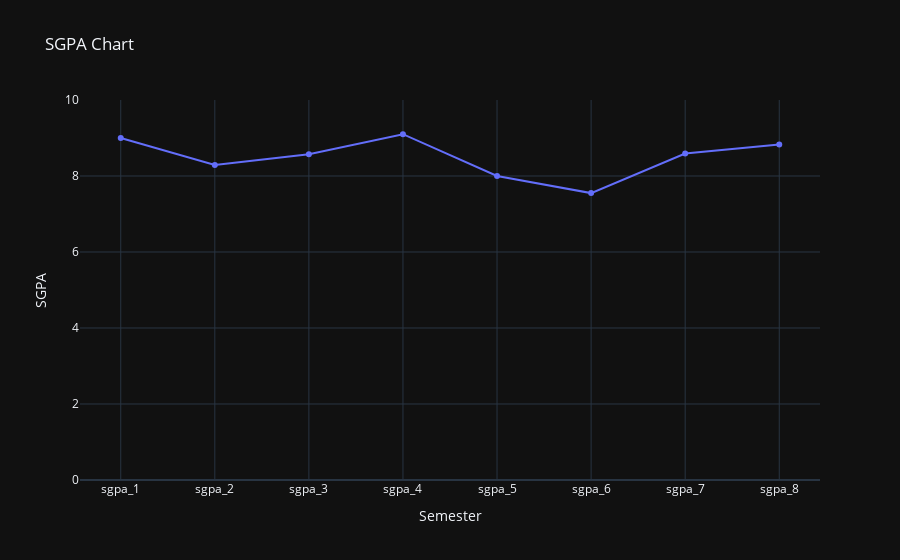

Notebook code for this chart:
### Code cell
import plotly.express as px

fig = px.line(transposed_sgpa, x="semester", y="ASHISH SINGH CHAUHAN",
              title='SGPA Chart',
              markers=True,
              labels={
                     "semester": "Semester",
                     "ASHISH SINGH CHAUHAN": "SGPA"
                 })
fig.update_yaxes(range=[0, 10])
# fig.update_yaxes(rangemode="tozero")
fig.update_yaxes(autorangeoptions={"minallowed":1})

fig.show()

### Figure 1 — Plotly figure (JSON) as saved in the notebook; plotly's stock layout.template omitted (floating-point values rounded to 4 significant figures)
{"data": [{"hovertemplate": "Semester=%{x}<br>SGPA=%{y}<extra></extra>", "legendgroup": "", "line": {"color": "#636efa", "dash": "solid"}, "marker": {"symbol": "circle"}, "mode": "lines+markers", "name": "", "orientation": "v", "showlegend": false, "x": ["sgpa_1", "sgpa_2", "sgpa_3", "sgpa_4", "sgpa_5", "sgpa_6", "sgpa_7", "sgpa_8"], "xaxis": "x", "y": [9.0, 8.29, 8.57, 9.1, 8.0, 7.55, 8.59, 8.83], "yaxis": "y", "type": "scatter"}], "layout": {"xaxis": {"anchor": "y", "domain": [0.0, 1.0], "title": {"text": "Semester"}}, "yaxis": {"anchor": "x", "domain": [0.0, 1.0], "title": {"text": "SGPA"}, "range": [0, 10], "autorangeoptions": {"minallowed": 1}}, "legend": {"tracegroupgap": 0}, "title": {"text": "SGPA Chart"}}}
